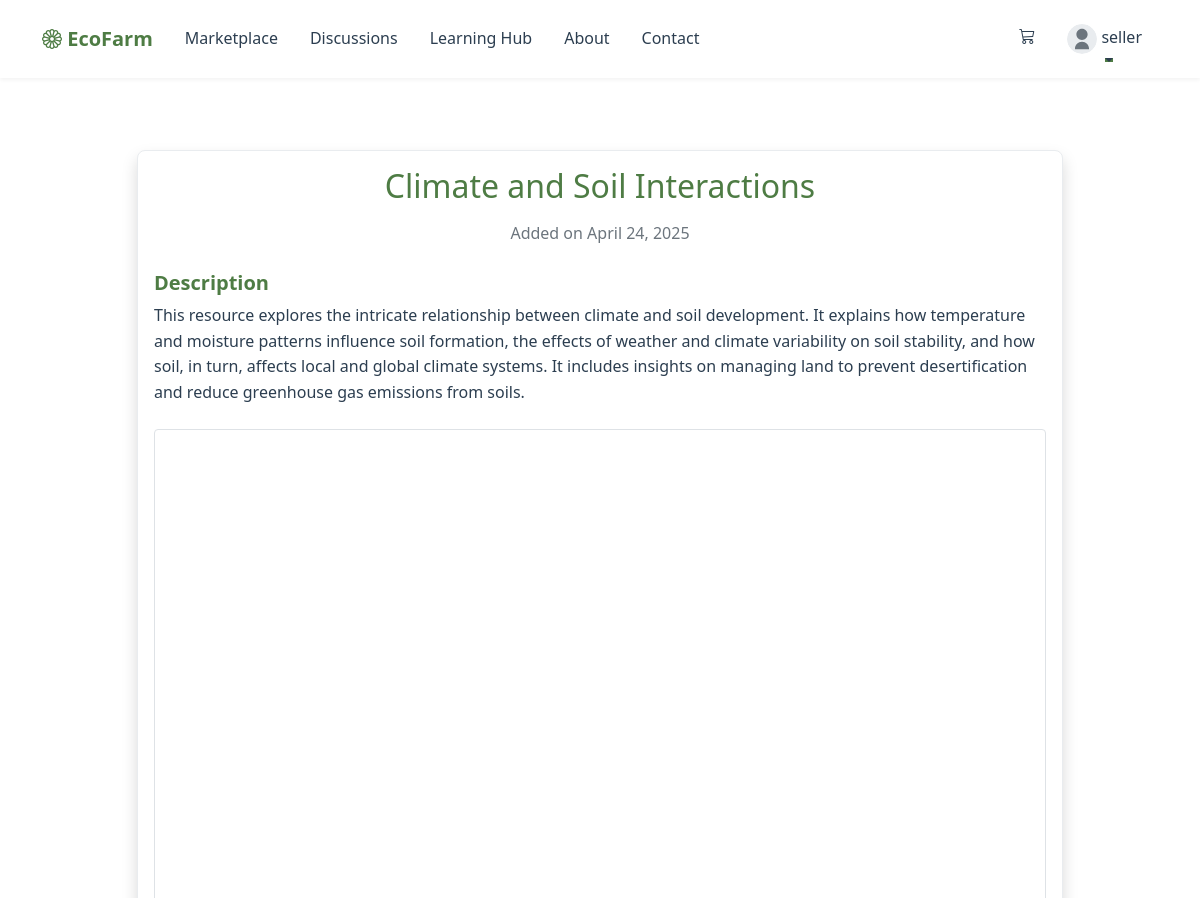
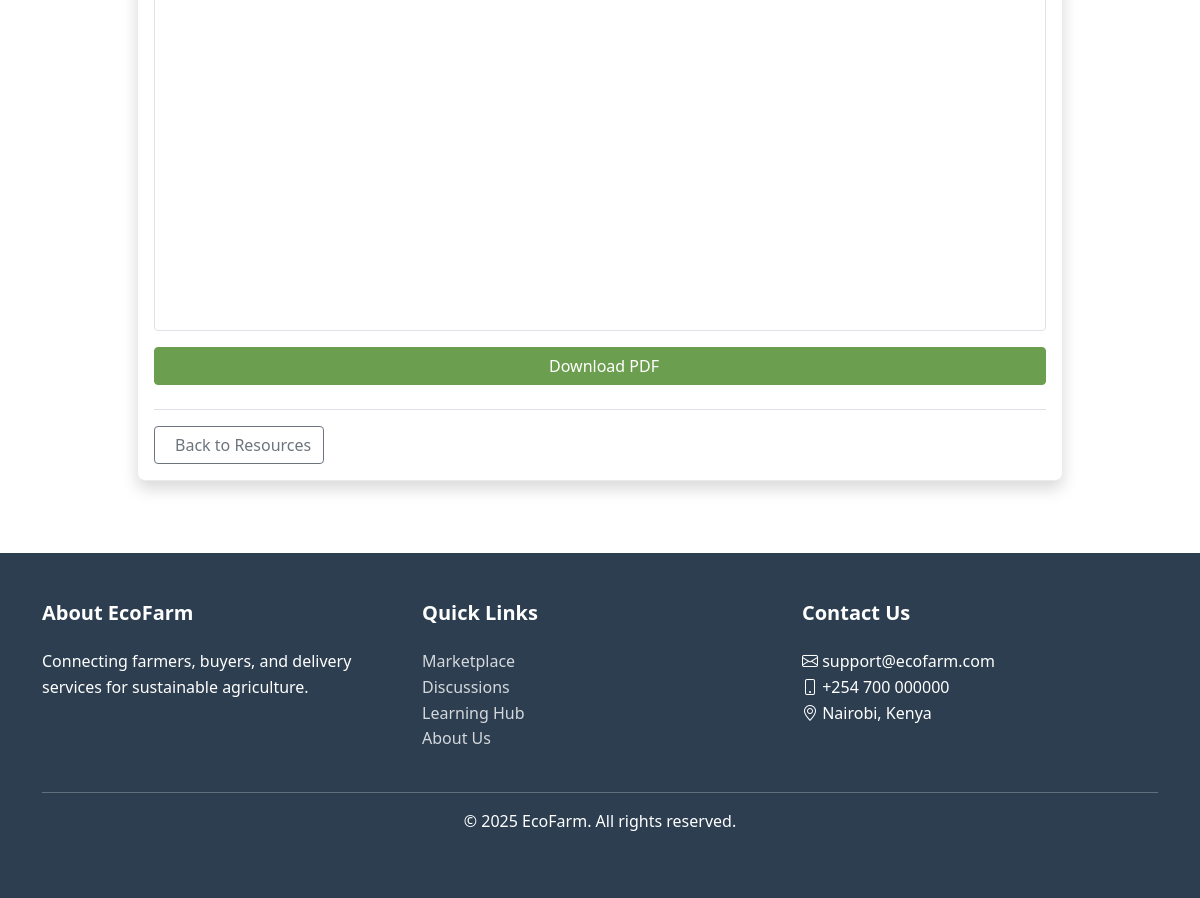
/resource/1/ (signed in), run on the app's committed database (2 pictures, top to bottom).
### connect/models.py (models this page shows, shortened)
class User(AbstractUser):
    class Role(models.TextChoices):
        BUYER = 'buyer', _('Buyer')
        SELLER = 'seller', _('Seller')
        BODA_RIDER = 'boda_rider', _('Boda Rider')
        ADMIN = 'admin', _('Admin')
    role = models.CharField(
        max_length=20,
        choices=Role.choices,
        default=Role.BUYER,
    )
    phone_number = models.CharField(max_length=15, blank=True)
    location = models.CharField(max_length=255, blank=True)
    profile_picture = models.ImageField(upload_to='profile_pics/', blank=True, null=True)
    wishlist = models.ManyToManyField('Product', related_name='wishlisted_by', blank=True)
    friends = models.ManyToManyField('self', symmetrical=True, blank=True)
    following = models.ManyToManyField('self', symmetrical=False, blank=True, related_name='followers')
    bio = models.TextField(max_length=500, blank=True)
    cover_photo = models.ImageField(upload_to='cover_photos/', blank=True, null=True)
    def is_seller(self):
        return self.role == self.Role.SELLER

class Resource(models.Model):
    class ResourceType(models.TextChoices):
        PDF = 'pdf', _('PDF Document')
        VIDEO = 'video', _('Video')
        LINK = 'link', _('External Link')
        TOOL = 'tool', _('Tool or Template')
    title = models.CharField(max_length=200)
    description = models.TextField()
    resource_type = models.CharField(max_length=20, choices=ResourceType.choices)
    file = models.FileField(upload_to='resources/', blank=True, null=True)
    url = models.URLField(blank=True, null=True)
    created_at = models.DateTimeField(auto_now_add=True)
    updated_at = models.DateTimeField(auto_now=True)

### connect/views.py (the view)
# urls.py: path('resource/<int:pk>/', views.resource_details, name='resource_details'),
def resource_details(request, pk):
    resource = get_object_or_404(Resource, pk=pk)
    return render(request, 'resource_details.html', {'resource': resource})

### templates/resource_details.html (shortened to what this page needs)
{% extends 'base.html' %}
{% load static %}
{% load custom_filters %}
{% block content %}
<div class="container py-5">
    <div class="row justify-content-center">
        <div class="col-md-10">
            <div class="card shadow">
                <div class="card-body">
                    <div class="text-center mb-4">
                        <h1 class="h2 mb-3">{{ resource.title }}</h1>
                        <p class="text-muted">Added on {{ resource.created_at|date:"F j, Y" }}</p>
                    </div>
                    <div class="mb-4">
                        <h5>Description</h5>
                        <p>{{ resource.description }}</p>
                    </div>
                    <div class="mt-4">
                        {% if resource.resource_type == 'pdf' and resource.file %}
                        <div class="pdf-container mb-3">
                            <object class="pdf-viewer" data="{{ resource.file.url }}#toolbar=1&navpanes=1&scrollbar=1" type="application/pdf">
                                <iframe class="pdf-viewer" src="https://docs.google.com/viewer?url={{ request.scheme }}://{{ request.get_host }}{{ resource.file.url }}&embedded=true"></iframe>
                            </object>
                        </div>
                        <div class="d-grid">
                            <a href="{{ resource.file.url }}" class="btn btn-success" download>
                                Download PDF
                            </a>
                        </div>
                        {% elif resource.resource_type == 'video' and resource.url %}
                        <div class="video-container mb-3">
                            <iframe src="{{ resource.url|youtube_embed_url }}"
                                    allow="accelerometer; autoplay; clipboard-write; encrypted-media; gyroscope; picture-in-picture"
                                    allowfullscreen></iframe>
                        </div>
                        {% elif resource.resource_type == 'link' and resource.url %}
                        <div class="d-grid">
                            <a href="{{ resource.url }}" class="btn btn-success" target="_blank">
                                <i class="fas fa-external-link-alt me-2"></i>Visit Resource
                            </a>
                        </div>
                        {% elif resource.resource_type == 'tool' and resource.file %}
                        <div class="d-grid">
                            <a href="{{ resource.file.url }}" class="btn btn-success" download>
                                <i class="fas fa-download me-2"></i>Download Tool
                            </a>
                        </div>
                        {% endif %}
                    </div>
                    <div class="mt-4 pt-3 border-top">
                        <a href="{% url 'resources_list' %}" class="btn btn-outline-secondary">
                            Back to Resources
                        </a>
                    </div>
                </div>
            </div>
        </div>
    </div>
</div>
{% endblock %}

### templates/base.html (shortened to what this page needs)
{% load static %}
<!DOCTYPE html>
<html lang="en">
<head>
    <link href="https://cdn.jsdelivr.net/npm/bootstrap@5.1.3/dist/css/bootstrap.min.css" rel="stylesheet">
    <link rel="stylesheet" href="https://cdn.jsdelivr.net/npm/bootstrap-icons@1.8.1/font/bootstrap-icons.css">
    <link rel="stylesheet" href="{% static 'css/custom.css' %}">
</head>
<body>
    <nav class="navbar navbar-expand-lg sticky-top">
        <div class="container">
            <a class="navbar-brand" href="{% url 'home' %}">
                <i class="bi bi-flower1"></i> EcoFarm
            </a>
            <div class="collapse navbar-collapse" id="navbarNav">
                <ul class="navbar-nav me-auto">
                    <li class="nav-item">
                        <a class="nav-link {% if request.resolver_match.url_name == 'marketplace' %}active{% endif %}"
                           href="{% url 'marketplace' %}">Marketplace</a>
                    </li>
                    <li class="nav-item">
                        <a class="nav-link {% if request.resolver_match.url_name == 'discussions' %}active{% endif %}"
                           href="{% url 'discussions' %}">Discussions</a>
                    </li>
                    <li class="nav-item">
                        <a class="nav-link {% if request.resolver_match.url_name == 'learning_hub' %}active{% endif %}"
                           href="{% url 'learning_hub' %}">Learning Hub</a>
                    </li>
                    <li class="nav-item">
                        <a class="nav-link {% if request.resolver_match.url_name == 'about' %}active{% endif %}"
                           href="{% url 'about' %}">About</a>
                    </li>
                    <li class="nav-item">
                        <a class="nav-link {% if request.resolver_match.url_name == 'contact' %}active{% endif %}"
                           href="{% url 'contact' %}">Contact</a>
                    </li>
                </ul>
                <ul class="navbar-nav">
                    {% if user.is_authenticated %}
                    <li class="nav-item">
                        <a class="nav-link" href="{% url 'cart' %}">
                            <i class="bi bi-cart3"></i>
                        </a>
                    </li>
                    <li class="nav-item dropdown">
                        <a class="nav-link dropdown-toggle" href="#" id="userDropdown" role="button" data-bs-toggle="dropdown" aria-expanded="false">
                            <img src="{% if user.profile_picture %}{{ user.profile_picture.url }}{% else %}{% static 'images/default-profile.svg' %}{% endif %}"
                                 alt="{{ user.get_full_name }}" class="rounded-circle" style="width: 30px; height: 30px; object-fit: cover;">
                            {{ user.get_full_name|default:user.username }}
                        </a>
                    </li>
                    {% endif %}
                </ul>
            </div>
        </div>
    </nav>
    <main class="py-4">
        {% block content %}{% endblock %}
    </main>
    <footer class="footer mt-auto">
        <div class="container">
            <div class="row">
                <div class="col-md-4">
                    <h5>About EcoFarm</h5>
                    <p>Connecting farmers, buyers, and delivery services for sustainable agriculture.</p>
                </div>
                <div class="col-md-4">
                    <h5>Quick Links</h5>
                    <ul class="list-unstyled">
                        <li><a href="{% url 'marketplace' %}">Marketplace</a></li>
                        <li><a href="{% url 'discussions' %}">Discussions</a></li>
                        <li><a href="{% url 'learning_hub' %}">Learning Hub</a></li>
                        <li><a href="{% url 'about' %}">About Us</a></li>
                    </ul>
                </div>
                <div class="col-md-4">
                    <h5>Contact Us</h5>
                    <ul class="list-unstyled">
                        <li><i class="bi bi-envelope"></i> support@ecofarm.com</li>
                        <li><i class="bi bi-phone"></i> +254 700 000000</li>
                        <li><i class="bi bi-geo-alt"></i> Nairobi, Kenya</li>
                    </ul>
                </div>
            </div>
            <hr class="mt-4">
            <div class="text-center">
                <p>&copy; {% now "Y" %} EcoFarm. All rights reserved.</p>
            </div>
        </div>
    </footer>
</body>
</html>

### static/css/custom.css (style rules this page uses)
:root { --primary-green: #4e7c44; --light-green: #6c9e4f; --hover-green: #3d6235; --subtle-green: rgba(78, 124, 68, 0.1); --text-dark: #2c3e50; --text-muted: #6c757d; --border-color: #e9ecef; }
body { color: var(--text-dark); line-height: 1.6; }
h1, h2, h3, h4, h5, h6 { color: var(--primary-green); font-weight: 600; }
a { color: var(--text-dark); text-decoration: none; transition: all 0.2s ease; }
.navbar { background-color: #fff; box-shadow: 0 2px 4px rgba(0, 0, 0, 0.05); padding: 1rem 0; }
.navbar-brand { color: var(--primary-green) !important; font-weight: 600; }
.nav-link { color: var(--text-dark) !important; position: relative; padding: 0.5rem 1rem !important; }
.nav-link::after { content: ''; position: absolute; bottom: 0; left: 50%; width: 0; height: 2px; background-color: var(--primary-green); transition: all 0.2s ease; transform: translateX(-50%); }
.btn-success { background-color: var(--light-green); border-color: var(--light-green); }
.card { border: 1px solid var(--border-color); border-radius: 0.5rem; transition: all 0.2s ease; }
.footer { background-color: #2c3e50; color: #fff; padding: 3rem 0; }
.footer h5 { color: #fff; margin-bottom: 1.5rem; }
.footer a { color: rgba(255, 255, 255, 0.8); }

### templates/resource_details.html (style rules this page uses)
.pdf-container { width: 100%; height: 800px; border: 1px solid #dee2e6; border-radius: 0.25rem; overflow: hidden; }
.pdf-viewer { width: 100%; height: 100%; border: none; }

### data on the page
User: get_full_name "seller"
Resource: title "Climate and Soil Interactions", created_at "April 24, 2025", description "This resource explores the intricate relationship between climate and soil development. It explains how temperature and moisture patterns influence soil formation, the effects of weather and climate variability on soil stability, and how soil, in turn, affects local and global climate systems. It includes insights on managing land to prevent desertification and reduce greenhouse gas emissions from soils."
